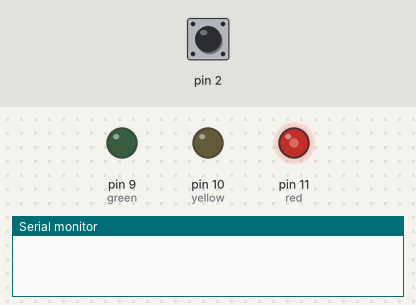
This sketch was run on a simulated Arduino Uno, built with avr-gcc and run on an emulated ATmega328P. Shown: output pins drawn as LEDs (lit = HIGH), the last lines printed to the serial monitor. Inputs (shaded band) come from the test bench; at power-on: pin 2 LOW.

Above: at 1.2 s.
1.3 s: pin 2 driven HIGH
At 1.95 s:
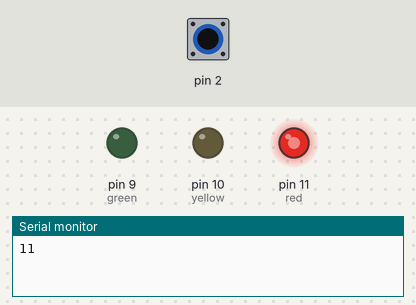
4.3 s: pin 2 pulsed LOW 2 times (0.12 s each, 0.3 s apart)
At 4.65 s:
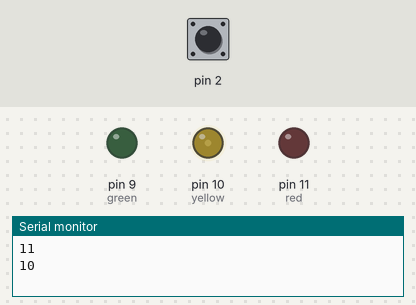
7.3 s: pin 2 pulsed LOW 5 times (0.12 s each, 0.3 s apart)
At 7.65 s:
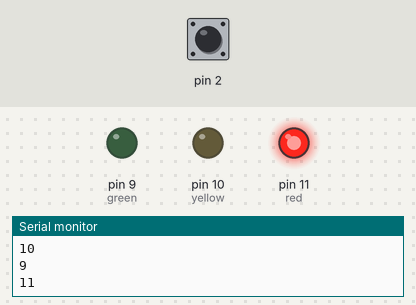
Timing chart, 0 to 16.8 s (numbered marks = the images above; inputs shaded):
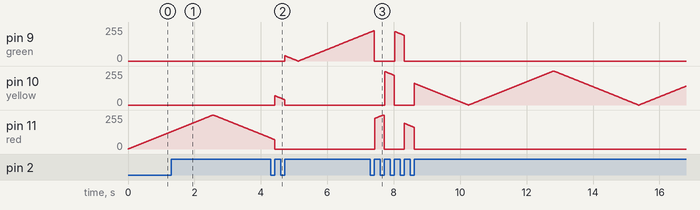

The sketch:

Day21LabInterrupt.ino
```cpp
const int ButtonInt=0;
const int red=11;
const int yellow=10;
const int green=9;
volatile int selectLED=red;
int lastLED=green;
void setup() {
  pinMode(red,OUTPUT);
  pinMode(yellow,OUTPUT);
  pinMode(green,OUTPUT);
  attachInterrupt(ButtonInt,swap,RISING);
  Serial.begin(9600);
}

void swap()
{
  analogWrite(selectLED,0);
  if(lastLED==red)
  {
    selectLED=yellow;
  }
  else if(lastLED==yellow)
  {
    selectLED=green;
  }
  else if(lastLED==green)
  {
    selectLED=red;
  }
  lastLED=selectLED;
  Serial.println(selectLED);
}
void loop() {
  for(int i=0; i<256; i++)
  {
    analogWrite(selectLED,i);
    delay(10);
  }
  for(int i=255; i>=0; i--)
  {
    analogWrite(selectLED,i);
    delay(10);
  }
}
```
